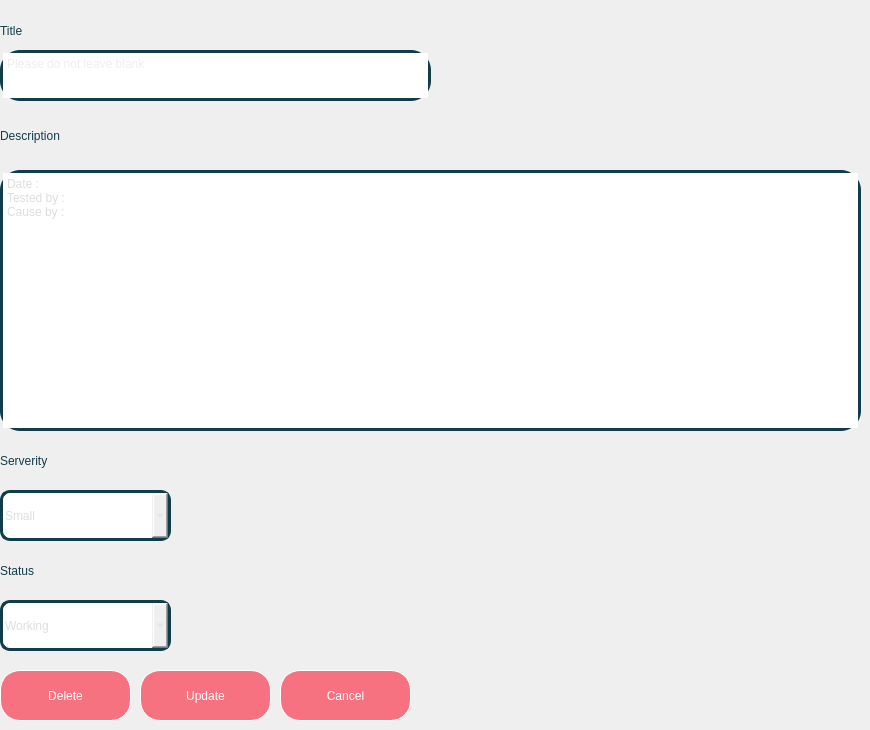
           <widget class="QWidget" name="change_bug_page">
            <widget class="QLabel" name="label_9">
             <property name="geometry">
              <rect>
               <x>0</x>
               <y>10</y>
               <width>91</width>
               <height>41</height>
              </rect>
             </property>
             <property name="styleSheet">
              <string notr="true">font: 500 italic 30pt &quot;Ubuntu&quot;;
color: rgb(17, 60, 74);</string>
             </property>
             <property name="text">
              <string>Title</string>
             </property>
            </widget>
            <widget class="QPushButton" name="confirm_update_bug_button">
             <property name="geometry">
              <rect>
               <x>140</x>
               <y>670</y>
               <width>131</width>
               <height>51</height>
              </rect>
             </property>
             <property name="sizePolicy">
              <sizepolicy hsizetype="Fixed" vsizetype="Fixed">
               <horstretch>0</horstretch>
               <verstretch>0</verstretch>
              </sizepolicy>
             </property>
             <property name="styleSheet">
              <string notr="true">background-color: rgb(246, 114, 128);
border-style: outset;
border-width: 1px;
border-radius: 20px;
border-color: white;
padding: 2px;
font: 700 20pt &quot;Ubuntu&quot;;
color : white;</string>
             </property>
             <property name="text">
              <string>Update</string>
             </property>
            </widget>
            <widget class="QPlainTextEdit" name="update_bug_description_box">
             <property name="enabled">
              <bool>true</bool>
             </property>
             <property name="geometry">
              <rect>
               <x>0</x>
               <y>170</y>
               <width>861</width>
               <height>261</height>
              </rect>
             </property>
             <property name="styleSheet">
              <string notr="true">border:3px solid rgb(17, 60, 74);
border-radius:20px;
font: 500 italic 20pt &quot;Ubuntu&quot;;
color: rgb(221, 221, 221);</string>
             </property>
             <property name="plainText">
              <string>Date : 
Tested by :
Cause by :</string>
             </property>
             <property name="placeholderText">
              <string>Enter the description here please</string>
             </property>
            </widget>
            <widget class="QLabel" name="label_13">
             <property name="geometry">
              <rect>
               <x>0</x>
               <y>550</y>
               <width>131</width>
               <height>41</height>
              </rect>
             </property>
             <property name="styleSheet">
              <string notr="true">font: 500 italic 30pt &quot;Ubuntu&quot;;
color: rgb(17, 60, 74);</string>
             </property>
             <property name="text">
              <string>Status</string>
             </property>
            </widget>
            <widget class="QLabel" name="label_14">
             <property name="geometry">
              <rect>
               <x>0</x>
               <y>440</y>
               <width>181</width>
               <height>41</height>
              </rect>
             </property>
             <property name="styleSheet">
              <string notr="true">font: 500 italic 30pt &quot;Ubuntu&quot;;
color: rgb(17, 60, 74);</string>
             </property>
             <property name="text">
              <string>Serverity</string>
             </property>
            </widget>
            <widget class="QPlainTextEdit" name="update_bug_title_box">
             <property name="enabled">
              <bool>true</bool>
             </property>
             <property name="geometry">
              <rect>
               <x>0</x>
               <y>50</y>
               <width>431</width>
               <height>51</height>
              </rect>
             </property>
             <property name="styleSheet">
              <string notr="true">border:3px solid rgb(17, 60, 74);
border-radius:20px;
font: 500 italic 20pt &quot;Ubuntu&quot;;
color: rgb(221, 221, 221);</string>
             </property>
             <property name="placeholderText">
              <string>Please do not leave blank</string>
             </property>
            </widget>
            <widget class="QLabel" name="label_15">
             <property name="geometry">
              <rect>
               <x>0</x>
               <y>110</y>
               <width>221</width>
               <height>51</height>
              </rect>
             </property>
             <property name="styleSheet">
              <string notr="true">font: 500 italic 30pt &quot;Ubuntu&quot;;
color:rgb(17, 60, 74);</string>
             </property>
             <property name="text">
              <string>Description</string>
             </property>
            </widget>
            <widget class="QPushButton" name="delete_bug_button">
             <property name="geometry">
              <rect>
               <x>0</x>
               <y>670</y>
               <width>131</width>
               <height>51</height>
              </rect>
             </property>
             <property name="sizePolicy">
              <sizepolicy hsizetype="Fixed" vsizetype="Fixed">
               <horstretch>0</horstretch>
               <verstretch>0</verstretch>
              </sizepolicy>
             </property>
             <property name="styleSheet">
              <string notr="true">background-color: rgb(246, 114, 128);
border-style: outset;
border-width: 1px;
border-radius: 20px;
border-color: white;
padding: 2px;
font: 700 20pt &quot;Ubuntu&quot;;
color : white;</string>
             </property>
             <property name="text">
              <string>Delete</string>
             </property>
            </widget>
            <widget class="QComboBox" name="update_bug_serverity_box">
             <property name="geometry">
              <rect>
               <x>0</x>
               <y>490</y>
               <width>171</width>
               <height>51</height>
              </rect>
             </property>
             <property name="styleSheet">
              <string notr="true">border:3px solid rgb(17, 60, 74);
border-radius:10px;
font: 500 italic 20pt &quot;Ubuntu&quot;;
color: rgb(221, 221, 221);</string>
             </property>
             <item>
              <property name="text">
               <string>Small</string>
              </property>
             </item>
             <item>
              <property name="text">
               <string>Normal</string>
              </property>
             </item>
             <item>
              <property name="text">
               <string>Bad</string>
              </property>
             </item>
             <item>
              <property name="text">
               <string>Extreme</string>
              </property>
             </item>
             <item>
              <property name="text">
               <string>EMEGENCY</string>
              </property>
             </item>
            </widget>
            <widget class="QComboBox" name="update_bug_status_box">
             <property name="geometry">
              <rect>
               <x>0</x>
               <y>600</y>
               <width>171</width>
               <height>51</height>
              </rect>
             </property>
             <property name="styleSheet">
              <string notr="true">border:3px solid rgb(17, 60, 74);
border-radius:10px;
font: 500 italic 20pt &quot;Ubuntu&quot;;
color: rgb(221, 221, 221);</string>
             </property>
             <item>
              <property name="text">
               <string>Working</string>
              </property>
             </item>
             <item>
              <property name="text">
               <string>Fixed</string>
              </property>
             </item>
             <item>
              <property name="text">
               <string>Revised</string>
              </property>
             </item>
             <item>
              <property name="text">
               <string>Approved</string>
              </property>
             </item>
            </widget>
            <widget class="QPushButton" name="cancel_update_bug_button">
             <property name="geometry">
              <rect>
               <x>280</x>
               <y>670</y>
               <width>131</width>
               <height>51</height>
              </rect>
             </property>
             <property name="sizePolicy">
              <sizepolicy hsizetype="Fixed" vsizetype="Fixed">
               <horstretch>0</horstretch>
               <verstretch>0</verstretch>
              </sizepolicy>
             </property>
             <property name="styleSheet">
              <string notr="true">background-color: rgb(246, 114, 128);
border-style: outset;
border-width: 1px;
border-radius: 20px;
border-color: white;
padding: 2px;
font: 700 20pt &quot;Ubuntu&quot;;
color : white;</string>
             </property>
             <property name="text">
              <string>Cancel</string>
             </property>
            </widget>
           </widget>
